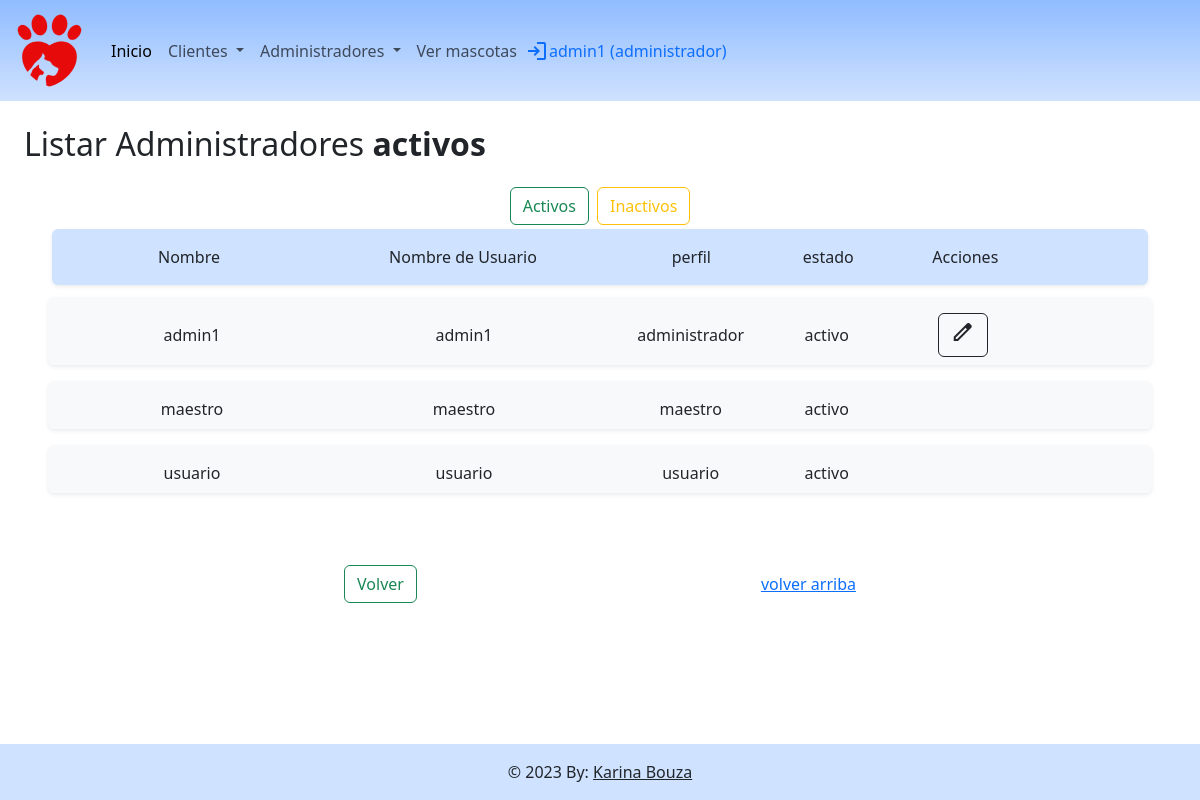
The app's page /listadoadmins.php (signed in) with its own data.
### tables this page shows
CREATE TABLE `admins1m` (
  `ida` int(6) UNSIGNED NOT NULL,
  `nombre` varchar(50) NOT NULL,
  `nombreadmin` varchar(50) NOT NULL,
  `contrasenia` varchar(100) NOT NULL,
  `estado` varchar(10) NOT NULL DEFAULT 'activo',
  `perfil` varchar(20) NOT NULL DEFAULT 'usuario'
);

### listadoadmins.php (the view, shortened to what this page needs)
<?php
require('./conexion.php');
$usuarios="activos";
if (isset($_POST['Inactivo'])) {
    $result= seleccion('inactivo', $conn);
    $usuarios="inactivos";
} else {
    $result= seleccion('activo', $conn);
    $usuarios="activos";
}
function seleccion(string $e, $conn) {
    $sql = "SELECT ida, nombre, nombreadmin, perfil, estado FROM admins1m WHERE estado='$e'";
    $result = $conn->query($sql);
    return $result;
}
include 'header.php';
?>
<main>
    <h2 class="m-4">Listar Administradores <b><?=$usuarios?></b></h2>
    <div class="d-flex justify-content-center">
        <form action="listadoadmins.php" method="POST">
                <div class="d-flex justify-content-center gap-2">
                    <input class="btn btn-outline-success " type="submit" name="Activo" value="Activos">
                    <input class="btn btn-outline-warning" type="submit" name="Inactivo" value="Inactivos">
                </div>
        </form>
    </div>
    <?php
    if ($result->num_rows > 0) {
    ?>
    <div class='container-fluid  px-5 mb-5' >
        <div class='row m-1 py-3 bg-primary-subtle rounded shadow-sm'>
                    <div class="col-3 text-center">Nombre</div>
                    <div class="col-3 text-center">Nombre de Usuario</div>
                    <div class="col-2 text-center">perfil</div>
                    <div class="col-1 text-center">estado</div>
                    <div class="col-2 text-center">Acciones</div>
            </div>
            <div class="row m-auto my-1">
                <?php
                while ($row = $result->fetch_assoc()) {
                        ?>
                        <div class="row m-auto my-2 align-items-center shadow-sm p-2 mb-2 bg-body-tertiary rounded">
                                <div class="col-3 g-2 text-break text-wrap text-center">
                                    <?= $row['nombre'] ?>
                                </div>
                                <div class="col-3 g-2 text-break text-wrap text-center">
                                    <?= $row['nombreadmin'] ?>
                                </div>
                                <div class="col-2 g-2 text-break text-wrap text-center">
                                    <?= $row['perfil'] ?>
                                </div>
                                <div class="col-1 g-2 text-break text-wrap text-center">
                                    <?= $row['estado'] ?>
                                </div>
                                <?php if ($_SESSION['IDUsuario'] == $row['ida'] || $_SESSION['Perfil'] == "maestro"): ?>
                                <div class="col-2 lg-d-flex sm-d-block g-2 text-break text-wrap text-center"
                                    aria-label="Vertical radio toggle button group">
                                    <a href="editaradmin.php?ida=<?= $row['ida'] ?>" class="btn btn-outline-dark">
                                        <span class="material-symbols-outlined">edit</span>
                                    </a>
                                </div>
                                <?php endif; ?>
                            </div>
                    <?php } ?>
            </div>
        </div>
    <div class="d-flex mb-5 justify-content-evenly">
        <a href='home.php'><button class='btn btn-outline-success mx-6 my-3'>Volver</button></a>
         <a href="#heading" class="align-self-center">volver arriba</a>
    </div>
    <?php
    } else {
        echo "No se encontraron resultados.
        <div class='d-row'>
            <a href='home.php'><button class='btn btn-outline-success mx-6 my-3'>Volver</button></a>
        </div>";
    }
    ?>
</main>
<?php
include 'footer.php';
?>

### header.php (shortened to what this page needs)
<!DOCTYPE html>
<html lang="es">
<head>
        <link href="https://cdn.jsdelivr.net/npm/bootstrap@5.3.0/dist/css/bootstrap.min.css" rel="stylesheet">
      <link rel="stylesheet" href="./src/styles.css" />
  </head>
<body>
  <header style='margin-bottom:125px'>
    <nav class="navbar navbar-expand-lg navbar-light bg-primary-subtle fixed-top mb-5 barra-navegacion">
      <div class="container-fluid">
      <a class="navbar-brand" href="index.php">
      </a>
        <div class="collapse navbar-collapse" id="navbarNavAltMarkup">
          <div class="navbar-nav">
            <a class="nav-link active" aria-current="page" href="home.php">Inicio</a>
            <li class="nav-item dropdown">
              <a class="nav-link dropdown-toggle" href="#" role="button" data-bs-toggle="dropdown" aria-expanded="false">
                Clientes
              </a>
            </li>
            <?php if ($_SESSION['Perfil'] == "administrador" || $_SESSION['Perfil'] == 'maestro'): ?>
            <li class="nav-item dropdown">
              <a class="nav-link dropdown-toggle" href="#" role="button" data-bs-toggle="dropdown" aria-expanded="false">
                Administradores
              </a>
            </li>
            <?php endif;?>
            <a class="nav-link" href="listamascotas.php">Ver mascotas</a>
            <div class="d-flex align-items-center">
            <a href="logout.php" class="nav-item d-flex justify-content-end text-decoration-none"><span class="material-symbols-outlined text-primary">login</span>
              <span class="nav-item d-flex text-primary nav justify-content-end text-decoration-none"><?=$_SESSION['Nombre']." (".$_SESSION['Perfil'].")"?></span></a>
            </div>
            </div>
          </div>
        </div>
    </nav>
  </header>

### footer.php (shortened to what this page needs)
<footer class="bg-primary-subtle text-center text-lg-start fixed-bottom mt-5" style='margin-top:400px'>
        <div class="text-center p-3 bg-primary-subtle footer">
            © 2023 By:
            <a class="text-dark" href="https://www.linkedin.com/in/karina-beatriz-bouza">Karina Bouza</a>
        </div>
  </footer>
</body>
</html>

### src/styles.css (style rules this page uses)
main { margin-bottom: 10%; }

### records on screen
admins1m: nombre "admin1", nombreadmin "admin1", perfil "administrador", estado "activo"
admins1m: nombre "maestro", nombreadmin "maestro", perfil "maestro", estado "activo"
admins1m: nombre "usuario", nombreadmin "usuario", perfil "usuario", estado "activo"

### other values on screen
$_SESSION['Nombre'] "admin1"
$_SESSION['Perfil'] "administrador"
$usuarios "activos"
